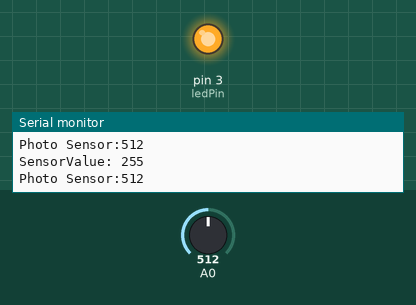
Recording of a sketch running on a simulated Arduino Uno, built with avr-gcc and run on an emulated ATmega328P. Shown: output pins drawn as LEDs (lit = HIGH), the last lines printed to the serial monitor. The inputs (shaded band) are chosen by the test bench; at power-on: A0 = 512.

Above: at 1.2 s.
1.3 s: A0 set to 486
At 2.5 s:
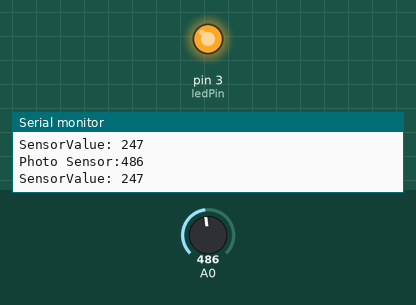
2.8 s: A0 set to 0
At 3.5 s:
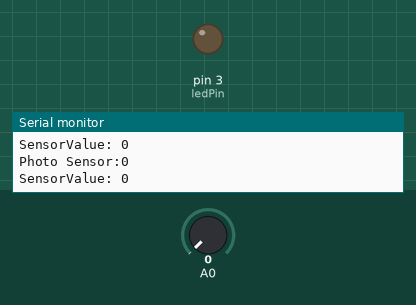
4.3 s: A0 set to 30
7.3 s: A0 set to 34
At 7.7 s:
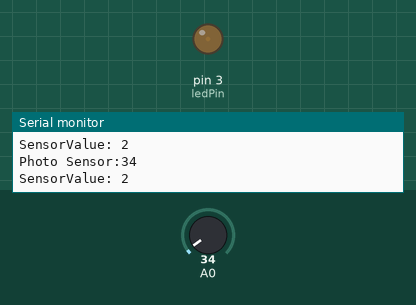
8.8 s: A0 set to 306
At 9.2 s:
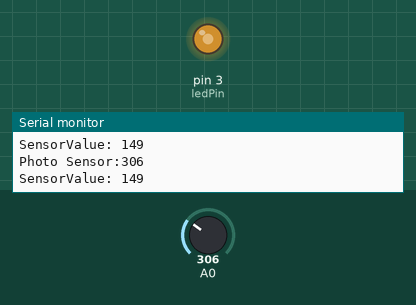
Timing chart, 0 to 11.3 s (numbered marks = the images above; inputs shaded):
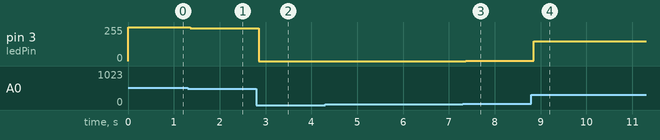

The sketch:

classPhotoRead.ino
```cpp
const int ledPin = 3;

int sensorValue = 0;

void setup() {
  // put your setup code here, to run once:
  Serial.begin(9600);

  pinMode(ledPin, OUTPUT);
}

void loop() {
  // put your main code here, to run repeatedly:
  int photoRead = analogRead(A0);
  Serial.print("Photo Sensor:");
  Serial.println(photoRead);

  if(photoRead < 30){
    photoRead = 30;
  }

  if(photoRead > 500){
    photoRead = 500;
  }

  sensorValue = map(photoRead, 30,500, 0,255);


  Serial.print("SensorValue: ");
  Serial.println(sensorValue);
  analogWrite(ledPin, sensorValue);

}
```

Measured:
- after the input at 1.3 s, pin 3 (ledPin): 255/255 → 247/255 after 0.06 s
- after the input at 2.8 s, pin 3 (ledPin): 247/255 → 0/255 after 0.05 s
- after the input at 7.3 s, pin 3 (ledPin): 0/255 → 2/255 after 0.07 s
- after the input at 8.8 s, pin 3 (ledPin): 2/255 → 149/255 after 0.05 s
